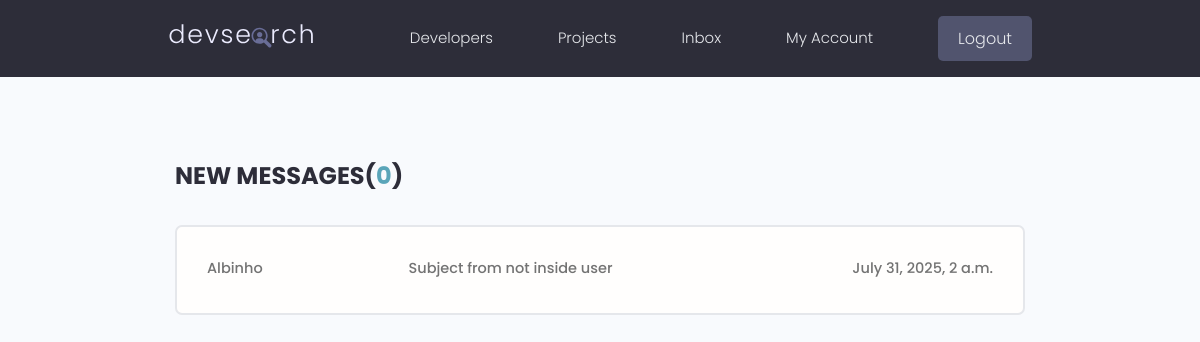
The page /inbox/ (signed in) on the database its author committed.
### users/models.py (models this page shows, shortened)
class Message(models.Model):
    sender = models.ForeignKey(Profile, on_delete=models.SET_NULL, null=True, blank=True)
    recipient = models.ForeignKey(Profile, on_delete=models.SET_NULL, null=True, blank=True, related_name="messages")
    name = models.CharField(max_length=150, null=True, blank=True)
    email = models.EmailField(max_length=254, null=True, blank=True)
    subject = models.CharField(max_length=200, null=True, blank=True)
    body = models.TextField()
    is_read = models.BooleanField(default=False, null=True, blank=True)
    created = models.DateTimeField(auto_now_add=True)
    id = models.UUIDField(default=uuid.uuid4, unique=True,
                            primary_key=True, editable=False)
    class Meta:
        ordering = ['is_read', '-created']

### users/views.py (the view)
# urls.py: path('inbox/', views.inbox, name="inbox"),
@login_required(login_url='login')
def inbox(request):
    profile = request.user.profile
    messageRequest = profile.messages.all()
    count = messageRequest.filter(is_read=False).count()
    context = {'messageRequest': messageRequest, 'count': count}
    return render(request, 'users/inbox.html', context)

### users/templates/users/inbox.html
{% extends "main.html" %}
{% block content %}
<main class="inbox my-xl">
  <div class="content-box">
    <h3 class="inbox__title">New Messages(<span>{{ count }}</span>)</h3>
    <ul class="messages">
      {% for messageIn in messageRequest %}
      {% if messageIn.is_read %}
      <li class="message">
      {% else %}
      <li class="message message--unread">
      {% endif %}
        <a href="{% url "message" messageIn.id %}">
          <span class="message__author">{{ messageIn.name }}</span>
          <span class="message__subject">{{ messageIn.subject }}</span>
          <span class="message__date">{{ messageIn.created }}</span>
        </a>
      </li>
      {% endfor %}
    </ul>
  </div>
</main>
{% endblock content %}

### static/styles/app.css (style rules this page uses)
:root { --color-sub: #2d2d39; }
.content-box { width: 95%; max-width: 85rem; margin: 0 auto; }
.inbox { height: 90vh; }
.inbox__title, .inbox__title span { font-size: 2.4rem; font-weight: 700; color: var(--color-sub); text-transform: uppercase; text-align: left; margin-bottom: 3rem; }
.inbox__title span { color: var(--color-main); }
.messages { list-style: none; background: var(--color-white); padding: 0.5rem 3rem; border: 2px solid var(--color-light); border-radius: 0.7rem; }
.message { padding: 2.5rem 0; }
.message > a span { font-size: 1.45rem; font-weight: 500; }
.message > a { display: flex; gap: 1rem; }
.message__author, .message__date { flex-basis: 25%; }
.message__subject { flex-basis: 50%; }
.message__date { text-align: right; }

### static/uikit/styles/modules/_variables.css (style rules this page uses)
:root { --color-main: #5aa5b9; --color-main-light: #e6faff; --color-sub: #3f4156; --color-sub-light: #51546e; --color-sub-lighter: #ededfd; --color-text: #737373; --color-gray: #8b8b8b; --color-light: #e5e7eb; --color-light-gray: #767676; --color-bg: #f8fafd; --color-white: #fffefd; --color-white-light: #f3f3f3; --color-success: #359e64; --color-success-bg: #def8e8; --color-error: #fc4b0b; --color-error-bg: #fff2ee; --font-base: 'Poppins', arial, helvetica, 'Segoe UI', roboto, ubuntu, sans-serif; --font-monospace: 'Fira Code', 'Courier New', courier, monospace; --font-regular: 300; --font-medium: 500; --font-bold: 700; --generic-shadow: 1px 1px 5px #00000010; --generic-transition: all 0.3s ease-in-out; }

### static/uikit/styles/modules/_base.css (style rules this page uses)
* { margin: 0; padding: 0; box-sizing: border-box; text-rendering: optimizeLegibility; color: inherit; font-size: inherit; }
html { font-size: 50%; }
@media only screen and (min-width: 480px) { html { font-size: 56.25%; } }
@media only screen and (min-width: 1200px) { html { font-size: 62.5%; } }
body { line-height: 1.6; font-weight: 400; font-size: 1.5rem; color: var(--color-text); background-color: var(--color-bg); min-height: 100vh; }

### static/uikit/styles/modules/_typography.css (style rules this page uses)
* { font-family: var(--font-base); }
h3 { font-size: 3.2rem; font-weight: var(--font-medium); }
p, span, strong { font-size: 1.6rem; color: var(--color-text); font-weight: var(--font-regular); }
a { padding-bottom: 2px; text-decoration: none; display: inline-block; color: var(--color-main); font-weight: var(--font-medium); }

### static/uikit/styles/modules/_utilities.css (style rules this page uses)
.my-xl { margin: 8rem auto; }

### rows shown on the page
Message: name "Albinho", subject "Subject from not inside user", created "July 31, 2025, 2 a.m."

### other values the page prints
{{ count }} "0"
